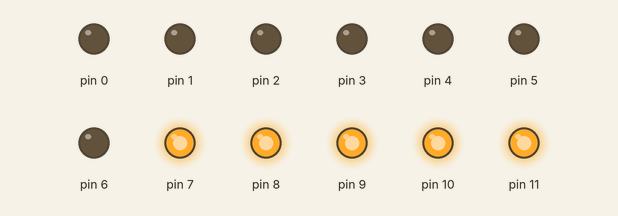
The sketch below on a simulated Arduino Uno, built with avr-gcc and run on an emulated ATmega328P. Parts: output pins drawn as LEDs (lit = HIGH).

Above: at 0.1 s.
Timing chart, 0 to 1.6 s (numbered marks = the images above):
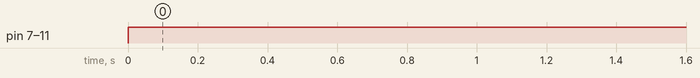

The sketch:

tteeest.ino
```cpp
void setup() {
  // put your setup code here, to run once:
//Serial.begin(9600);
for (int i=0;i<12;i++){
  pinMode(i,OUTPUT);
 }
}

void loop() {
  // put your main code here, to run repeatedly:
  digitalWrite(7,HIGH);
  digitalWrite(8,HIGH);
  digitalWrite(9,HIGH);
  digitalWrite(10,HIGH);
  digitalWrite(11,HIGH);
  digitalWrite(0,LOW);
  digitalWrite(1,LOW);
  digitalWrite(2,LOW);
  digitalWrite(3,LOW);
  digitalWrite(4,LOW);
  digitalWrite(5,LOW);
  digitalWrite(6,LOW);
}
```

Measured:
- by itself, pin 7–11: LOW → HIGH at 0.00 s
